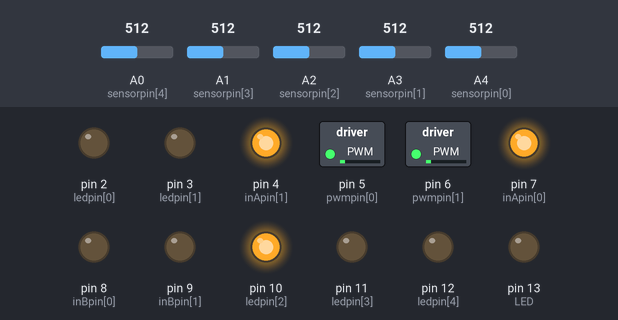
Bench run of a sketch on a simulated Arduino Leonardo, built for the host (arithmetic inside an expression is 32-bit, double 64-bit). On the bench: switched loads named in the sketch (green lamp = pin HIGH), output pins drawn as LEDs (lit = HIGH). The test bench sets the inputs (shaded band); at power-on: A1 (sensorpin[3]) = 512, A2 (sensorpin[2]) = 512, A3 (sensorpin[1]) = 512, A0 (sensorpin[4]) = 512, A4 (sensorpin[0]) = 512. What the sketch prints to the serial monitor is not drawn.

Above: at 6.2 s.
6.3 s: A1 (sensorpin[3]) set to 716
At 7.2 s:
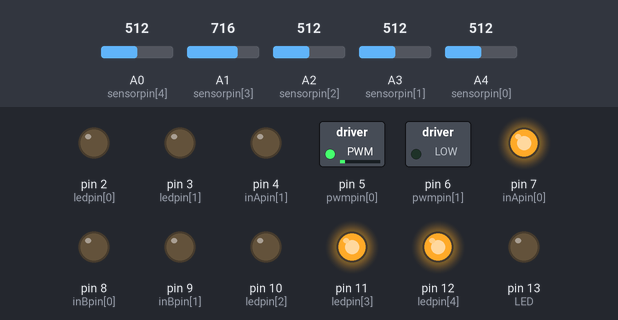
7.8 s: A2 (sensorpin[2]) set to 706
9.3 s: A2 (sensorpin[2]) set to 734
At 10.5 s:
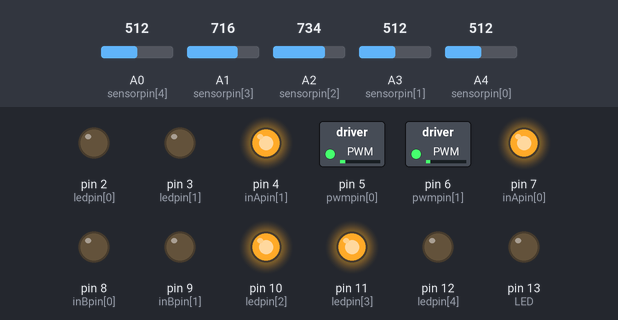
10.8 s: A3 (sensorpin[1]) set to 992
At 11.8 s:
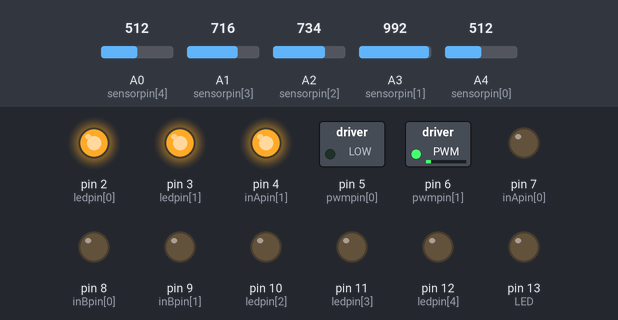
12.3 s: A1 (sensorpin[3]) set to 992
At 12.9 s:
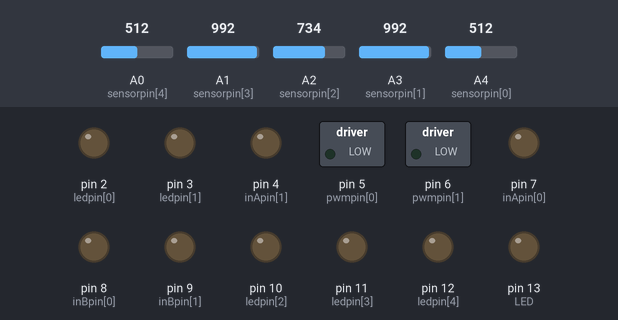
13.8 s: A1 (sensorpin[3]) set to 306
At 14.1 s:
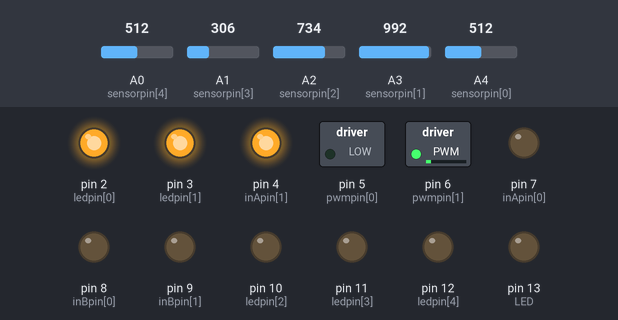
Timing chart, 0 to 16.3 s (numbered marks = the images above; inputs shaded):
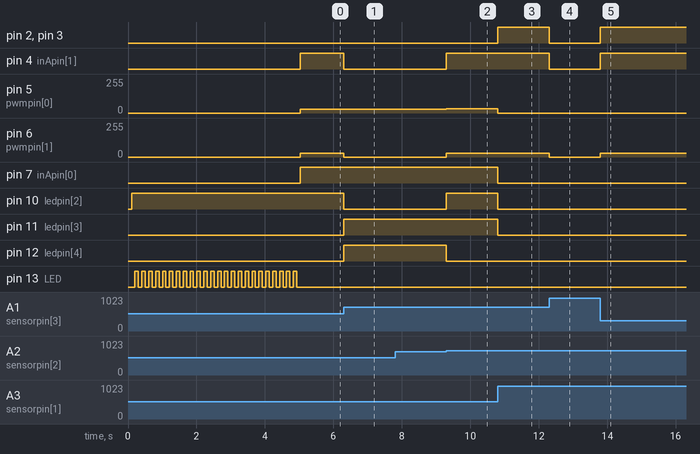

Measured:
- the behaviour switches between 715 and 716 on A2 (sensorpin[2]) (found by bisection; images 1 and 2)
- after the input at 6.3 s, pin 4 (inApin[1]), pin 10 (ledpin[2]): HIGH → LOW at once; pin 6 (pwmpin[1]): 30/255 → 0/255 at once; pin 11 (ledpin[3]), pin 12 (ledpin[4]): LOW → HIGH at once
- after the input at 7.8 s, every drawn part: stays the same
- after the input at 9.3 s, pin 4 (inApin[1]), pin 10 (ledpin[2]): LOW → HIGH at once; pin 5 (pwmpin[0]): 30/255 → 33/255 at once; pin 6 (pwmpin[1]): 0/255 → 27/255 at once; pin 12 (ledpin[4]): HIGH → LOW at once
- after the input at 10.8 s, pin 2 (ledpin[0]), pin 3 (ledpin[1]): LOW → HIGH at once; pin 5 (pwmpin[0]): 33/255 → 0/255 at once; pin 6 (pwmpin[1]): 27/255 → 30/255 at once; pin 7 (inApin[0]), pin 10 (ledpin[2]), pin 11 (ledpin[3]): HIGH → LOW at once
- after the input at 12.3 s, pin 2 (ledpin[0]), pin 3 (ledpin[1]), pin 4 (inApin[1]): HIGH → LOW at once; pin 6 (pwmpin[1]): 30/255 → 0/255 at once
- after the input at 13.8 s, pin 2 (ledpin[0]), pin 3 (ledpin[1]), pin 4 (inApin[1]): LOW → HIGH at once; pin 6 (pwmpin[1]): 0/255 → 30/255 at once

The sketch:

robot.ino
```cpp
/*
GODEPAGE WIN-1251
Ðîáîò, äâèæóùèéñÿ ïî ëèíèè
Arduino MEGA2560-UNO & MotorMonster shield
(c) sslobodyan@ya.ru for Mihaletto
2017
*/

#define VERSION 0.18
//#define TEST_DRIVE  // ðàñêîììåíòèðîâàòü ýòó ñòðîêó äëÿ âêëþ÷åíèÿ òåñòäðàéâà
//#define DEBUG_DELTA // ðàñêîììåíòèðîâàòü ýòó ñòðîêó äëÿ îòëàäêè ïîäðóëèâàíèÿ íà ïðÿìîé

#define SERIAL_DEBUG	// çàêîìåíòèðîâàòü äëÿ îòêëþ÷åíèÿ âûâîäà â ñåðèàë îòëàäî÷íîé èíôîðìàöèè

#if defined(SERIAL_DEBUG) // âêëþ÷èòü âûâîä îòëàäêè â íóæíûé ñåðèàë
	#if defined(__AVR_ATmega1280__) || defined(__AVR_ATmega2560__)
		#define  DPRINT(...) Serial1.print(__VA_ARGS__)  // íà êàêîé ïîðò ïîéäåò îòëàäêà êîìàíä äëÿ MEGA2560
		#define  DPRINTLN(...) Serial1.println(__VA_ARGS__)
		#define  DBEGIN(...) Serial1.begin(__VA_ARGS__)
	#else
		#define  DPRINT(...) Serial.print(__VA_ARGS__)  // íà êàêîé ïîðò ïîéäåò îòëàäêà êîìàíä äëÿ UNO
		#define  DPRINTLN(...) Serial.println(__VA_ARGS__)
		#define  DBEGIN(...) Serial1.begin(__VA_ARGS__)
	#endif
#else // Îòêëþ÷àåì âûâîä íå íóæíîé îòëàäêè â ñåðèàë
	#define  DPRINT(...) //
	#define  DPRINTLN(...) //
	#define  DBEGIN(...) //
#endif

#define LED 13

#define SPEED 30 // ñêîðîñòü äâèæåíèÿ îò 1 äî 255, 0-âñåãäà ñòîèì
#define PERCENT_SPEED 12 // íà ñêîëüêî ìàêñèìàëüíî ïðîöåíòîâ óñêîðÿòü/ïîäòîðìàæèâàòü êîëåñî ïðè äâèæåíèè âïåðåä äëÿ ïîäðóëèâàíèÿ
#define KOEF_DELTA 0.1f // íàäî ïîäîáðàòü ïî ôàêòó
#define TIME_CROSS_LED 500 // ìèëèñåêóíä ãîðåíèÿ ñâåòîäèîäà íàéäåííîãî ïåðåêðåñòêà
#define START_TIME 50 // 5 ñåêóíä (ïî 0.1ñåê) íà óñòàíîâêó ðîáîòà íà ëèíèþ ïîñëå âêëþ÷åíèÿ

/* ðåæèìû äâèæåíèÿ ðîáîòà */
#define FORWARD 0
#define TURN_LEFT 1
#define TURN_RIGHT 2
#define STOP 3
#define Backward 4

#define BRAKEVCC 0
#define CW   1
#define CCW  2
#define BRAKEGND 3

#define LEFT 0 // ëåâûé ìîòîð
#define RIGHT 1 // ïðàâûé ìîòîð

#define WHITE 0 // áåëîå ïîëå
#define BLACK 1 // ÷åðíàÿ ëèíèÿ

/* Îïðåäåëåíèå ïîäêëþ÷åíèÿ ïèíîâ ìîòîðøèëäà: ñíà÷àëà ËÅÂÛÉ, çàòåì ÏÐÀÂÛÉ ìîòîð */
int inApin[2] = {7, 4}; // INA: ïî ÷àñîâîé
int inBpin[2] = {8, 9}; // INB: ïðîòèâ ÷àñîâîé
int pwmpin[2] = {5, 6}; // PWM: ñêîðîñòü

String line_state;
int Delta=0; // äèôôåðåíöèàë ñêîðîñòåé êîëåñ. <0 äîâîðîò âëåâî, >0 äîâîðîò âïðàâî, 0=ñêîðîñòè îäèíàêîâûå

#define SENSOR_CNT 5
#define CENTER 2 // öåíòðàëüíûé ñåíñîð

int sensorpin[SENSOR_CNT] = {A4, A3, A2, A1, A0}; // äàò÷èêè ëèíèè ÑËÅÂÀ ÍÀÏÐÀÂÎ åñëè ñìîòðåòü íà ðîáîòà ÑÂÅÐÕÓ
int ledpin[SENSOR_CNT] = {2,3,10,11,12}; // ñâåòîäèîäû àíàëîãè÷íî äàò÷èêàì (0-À4, 1-À3 è ò.ä.)

bool sensor[5]; // ëîãè÷åñêèå óðîâíè ñ äàò÷èêîâ
int analog[5]; // àíàëîãîâûå óðîâíè ñ äàò÷èêîâ

byte state; // òåêóùèé ðåæèì äâèæåíèÿ
byte test_mode;

int cross_cnt=0; // ñ÷åò÷èê ïåðåêðåñòêîâ
uint32_t time_cross=0; // âðåìÿ ãîðåíèÿ ñâåòîäèîäà íàëè÷èÿ ïåðåêðåñòêà è "ñëåïîå âðåìÿ"
bool cross=false; // íàåõàëè íà ïåðåêðåñòîê - öåíòð íà ïîëîñå è êðàéíèå áîêîâûå íå ìåíåå 0.9 îò öåíòðà

/* Ïðîòîòèïû ôóíêöèé */
void motorStop();
void motorLeft();
void motorRight();
void motorBackward();
void motorFORWARD();
void motor(uint8_t mtr, uint8_t mode, uint8_t spd);
void get_sensors();
void autopilote();
void show_state();
void test_on_cross();
void setPwmFrequency(int pin, int divisor);

///////////////////////////////////////////////////////////////////////

void setup()
{
    DBEGIN(115200);

#if defined(__AVR_ATmega1280__) || defined(__AVR_ATmega2560__)
    DPRINT("Robot MEGA2560  Version ");  DPRINTLN(VERSION);
#else
    DPRINT("Robot UNO  Version ");  DPRINTLN(VERSION);
#endif

  pinMode(LED, OUTPUT);
  digitalWrite(LED, LOW);

  // âñå óïðàâëÿþùèå íà âûâîä
  for (int i=0; i<2; i++)
  {
    pinMode(inApin[i], OUTPUT);
    pinMode(inBpin[i], OUTPUT);
    pinMode(pwmpin[i], OUTPUT);
  }

  // âñå ñâåòîäèîäû íà âûâîä è ïîãàñèòü
  for (int i=0; i<SENSOR_CNT; i++)
  {
    pinMode(ledpin[i], OUTPUT);
		digitalWrite(ledpin[i], WHITE);
		sensor[i] = WHITE;
  }

	// óñòàíîâèì ÷àñòîòó ØÈÌ äëÿ âûâîäîâ óïðàâëåíèÿ ñêîðîñòüþ
	setPwmFrequency(pwmpin[0], 8);  // 16000000 / 256 / 2 / 8 = 3,9KHz
	setPwmFrequency(pwmpin[1], 8);  // ñòàíäàðòíî ñòîèò äåëèòåëü 64 -> 490 Ãö

  motorStop();
	show_state();

	DPRINT("Waiting ");
	for (byte i=0; i<START_TIME; i++) {
		delay(100);
	  DPRINT(".");
		get_sensors(); // ïîêàçûâàåì êàê äàò÷èêè âèäÿò ëèíèþ
		digitalWrite( LED, i%2 );
	}
	DPRINTLN(" Let's GO !!!");
	digitalWrite( LED, LOW );

}

void motorStop()
/*
  Îñòàíîâêà ñ áëîêèðîâàíèåì ê çåìëå
*/
{
  motor(LEFT, BRAKEGND, 0);
  motor(RIGHT, BRAKEGND, 0);
  state = STOP;
	Delta = 0;
}

void motorFORWARD()
/*
  Äâèãàåìñÿ âïåðåä
*/
{
  motor(LEFT, CW, SPEED+Delta);
  motor(RIGHT, CW, SPEED-Delta);
  state = FORWARD;
}

void motorBackward()
/*
  Äâèãàåìñÿ íàçàä
*/
{
  motor(LEFT, CCW, SPEED);
  motor(RIGHT, CCW, SPEED);
  state = Backward;
	Delta = 0;
}

void motorLeft()
/*
  Ïîâîðà÷èâàåì âëåâî
*/
{
  motor(LEFT, BRAKEGND, 0);
  motor(RIGHT, CW, SPEED);
  state = TURN_LEFT;
	Delta = 0;
}

void motorRight()
/*
  Ïîâîðà÷èâàåì íàïðàâî
*/
{
  motor(LEFT, CW, SPEED);
  motor(RIGHT, BRAKEGND, 0);
  state = TURN_RIGHT;
	Delta = 0;
}


void motor(uint8_t mtr, uint8_t mode, uint8_t spd)
/* Óïðàâëåíèå îòäåëüíûì ìîòîðîì
 mtr: íîìåð ìîòîðà
 mode: ðåæèì ðàáîòû ìîòîðà
     BRAKEVCC:  ñòîï ê ïèòàíèþ
     CW:        ïî ÷àñîâîé
     CCW:       ïðîòèâ ÷àñîâîé
     BRAKEGND:  ñòîï ê çåìëå
 spd: ñêîðîñòü 0-255
*/
{
  if (mtr <= 1) {
    switch (mode) {
      case BRAKEVCC:
            digitalWrite(inApin[mtr], HIGH);
            digitalWrite(inBpin[mtr], HIGH);
            break;
      case CW:
            digitalWrite(inApin[mtr], HIGH);
            digitalWrite(inBpin[mtr], LOW);
            break;
      case CCW:
            digitalWrite(inApin[mtr], LOW);
            digitalWrite(inBpin[mtr], HIGH);
            break;
      case BRAKEGND:
            digitalWrite(inApin[mtr], LOW);
            digitalWrite(inBpin[mtr], LOW);
            break;
      default: ;
    }
  }
  analogWrite(pwmpin[mtr], spd);
}

void setPwmFrequency(int pin, int divisor) {
/* óñòàíàâëèâàåì ÷àñòîòó ØÈÌ íà íóæíîì ïèíå, óêàçûâàÿ äåëèòåëü 1,8,64,256,1024 */
  byte mode;
  if(pin == 5 || pin == 6 || pin == 9 || pin == 10) {
    switch(divisor) {
      case 1: mode = 0x01; break;
      case 8: mode = 0x02; break;
      case 64: mode = 0x03; break;
      case 256: mode = 0x04; break;
      case 1024: mode = 0x05; break;
      default: return;
    }
#if defined(__AVR_ATmega1280__) || defined(__AVR_ATmega2560__)
		switch (pin) {
			case 5: TCCR3B = TCCR3B & 0b11111000 | mode; break;
			case 6: TCCR4B = TCCR4B & 0b11111000 | mode; break;
			case 9: ;
			case 10: TCCR2B = TCCR2B & 0b11111000 | mode; break;
		}
#else
    if(pin == 5 || pin == 6) {
      TCCR0B = TCCR0B & 0b11111000 | mode;
    } else {
      TCCR1B = TCCR1B & 0b11111000 | mode;
    }
#endif
  } else if(pin == 3 || pin == 11) {
    switch(divisor) {
      case 1: mode = 0x01; break;
      case 8: mode = 0x02; break;
      case 32: mode = 0x03; break;
      case 64: mode = 0x04; break;
      case 128: mode = 0x05; break;
      case 256: mode = 0x06; break;
      case 1024: mode = 0x07; break;
      default: return;
    }
#if defined(__AVR_ATmega1280__) || defined(__AVR_ATmega2560__)
		switch (pin) {
			case 3: TCCR3B = TCCR3B & 0b11111000 | mode; break;
			case 11: TCCR1B = TCCR1B & 0b11111000 | mode; break;
		}
#else
		TCCR2B = TCCR2B & 0b11111000 | mode;
#endif
  }
}

void get_sensors()
/* ÷òî ïîä äàò÷èêîì - ïîëå ëèáî ïîëîñà */
{
  for (byte i=0; i<SENSOR_CNT; i++) {
    analog[i] = analogRead( sensorpin[i] );
		sensor[i] = WHITE; // âûêëþ÷àåì âñå ñâåòîäèîäû
  }

	if ( (analog[CENTER] >= analog[CENTER-1]) && (analog[CENTER] >= analog[CENTER+1]) ) {
		// öåíòðàëüíûé âèäèò òåìíåå ïîëîñó ÷åì ïåðâûå áîêîâûå - èäåì ïî ëèíèè
		sensor[CENTER] = BLACK;
		test_on_cross();
	} else  { // ëèíèÿ ðåçêî ñâåðíóëà (öåíòð óâèäåë áåëîå ïîëå) - ïîâîðîò ïîêàçûâàåì ñàìûìè êðàéíèìè
		if ( analog[CENTER-1] > analog[CENTER+1] ) {
			// ïåðâûé ëåâûé âèäèò òåìíåå ïîëîñó ÷åì ïåðâûé ïðàâûé - îòêëîíèëèñü âëåâî
			sensor[CENTER-2] = BLACK;
		}
		if ( analog[CENTER-1] < analog[CENTER+1] ) {
			sensor[CENTER+2] = BLACK;
		}
	}

	if ( analog[CENTER-1] > analog[CENTER+1] ) {
		// ïåðâûé ëåâûé âèäèò òåìíåå ïîëîñó ÷åì ïåðâûé ïðàâûé - îòêëîíèëèñü âëåâî
		sensor[CENTER-1] = BLACK;
	}
	if ( analog[CENTER-1] < analog[CENTER+1] ) {
		// ïåðâûé ïðàâûé âèäèò òåìíåå ïîëîñó ÷åì ïåðâûé ëåâûé - îòêëîíèëèñü âïðàâî
		sensor[CENTER+1] = BLACK;
	}

  for (byte i=0; i<SENSOR_CNT; i++) {
		digitalWrite (ledpin[i], sensor[i]); // èíäèöèðóåì óðîâåíü ñ ñåíñîðà (ñâåòèò - ÷åðíàÿ ëèíèÿ)
	}
}

void test_drive()
/* òåñò äâèæåíèÿ */
{
	delay(1000);
	switch (test_mode) {
		case 0: motorFORWARD(); break;
		case 1: motorRight(); break;
		case 2: motorLeft(); break;
		case 3: motorStop(); break;
		case 4: motorBackward(); break;
	}
	if (test_mode) test_mode-=1;
	else test_mode=4;
}

void autopilote()
/* àâòîïèëîò äâèæåíèÿ ïî ëèíèè */
{
  if ( sensor[CENTER] == BLACK ) { // èäåì ïî ïîëîñå
		// îïðåäåëÿåì äèôôåðåíöèàë ñêîðîñòåé òàê, ÷òîáû 1 è 3 äàò÷èêè îòäàâàëè îäèíàêîâîå çíà÷åíèå, òî åñòü èäåì òî÷íî ïî öåíòðó
		int err = analog[CENTER-1] - analog[CENTER+1];
		const int max_delta_speed = (int) SPEED * PERCENT_SPEED / 100; // ìàêñèìóì ïðîöåíòîâ äèôôåðåíöèàë
		float f = (float) KOEF_DELTA * abs(err);
		f = constrain( f, 0, max_delta_speed);
		if (err < 0) { // ñïðàâà òåìíåå
			Delta = f; // äîâîðîò âïðàâî
		}
		else {
			Delta = -f; // äîâîðîò âëåâî èëè ïðåêðàòèòü
		}

#ifdef  DEBUG_DELTA
		  DPRINT("Delta=");   DPRINT(Delta);
		  DPRINT(" Left=");   DPRINT(SPEED+Delta);
		  DPRINT(" Right=");   DPRINTLN(SPEED-Delta);
#endif

    motorFORWARD(); // èäåì ïðÿìî
    line_state = "On line ";
  }
  else { // öåíòðàëüíûé äàò÷èê ïîòåðÿë ïîëîñó
    // ïðîâåðÿåì ïðàâûé áîðò
    for (byte i=CENTER+1; i<SENSOR_CNT; i++) {
      if ( sensor[i] == BLACK ) {
        motorRight(); // ïîâîðà÷èâàåì âïðàâî
        line_state = "Line on right ";
        return ;
      }
    }
    // ïðîâåðÿåì ëåâûé áîðò
    for (byte i=0; i<CENTER; i++) {
      if ( sensor[i] == BLACK ) {
        motorLeft(); // ïîâîðà÷èâàåì âëåâî
        line_state = "Line on left ";
        return ;
      }
    }
    // íè îäèí äàò÷èê íå âèäèò ïîëîñó
    motorStop();
    line_state = "Line loose! ";
  }
}

void show_state()
// îòëàäêà ñîñòîÿíèÿ ñåíñîðîâ è íàïðàâëåíèÿ äâèæåíèÿ
{
  DPRINT(" Sensors: ");
  for (byte i=0; i<SENSOR_CNT; i++) {
    DPRINT( analog[i] );
    if ( sensor[i] == WHITE ) {
      DPRINT( "(W)" );
    }
    else DPRINT( "(B)" );
    DPRINT(" \t");
  }
  DPRINT(" > "); DPRINT(line_state); DPRINT(" > ");

  switch (state) {
    case STOP:
          DPRINTLN("Stop");
          break;
    case FORWARD:
          DPRINTLN("VPERED");
          break;
    case TURN_LEFT:
          DPRINTLN("VLEVO");
          break;
    case TURN_RIGHT:
          DPRINTLN("VPRAVO");
          break;
    case Backward:
          DPRINTLN("NAZAD");
          break;
    default: ;
  }
}

void test_on_cross() {
// ïîèñê ïåðåêðåñòêà
	if ( time_cross ) return; // èäåò ñëåïîå âðåìÿ
	if ( (analog[CENTER-2] >= (float) 0.9*analog[CENTER]) && (analog[CENTER+2] >= (float) 0.9*analog[CENTER]) ) {
		if ( !cross ) { // åùå íå áûëè íà ïåðåêðåñòêå
			cross = true;
			time_cross = millis() + TIME_CROSS_LED;
			digitalWrite( LED, HIGH );
 	    DPRINTLN("Cross start");
		}
	} else {
		if ( cross ) { // ñúåçæàåì ñ ïåðåêðåñòêà
			cross = false;
			cross_cnt += 1;
			DPRINT("Cross finish"); DPRINT(" > CROSS_CNT="); DPRINTLN( cross_cnt );
		}
	}
}

////////////////////////////////////////////////////////////////////


void loop()
{

  get_sensors();
  byte old_state = state;

#ifdef TEST_DRIVE
  test_drive();
#else
  autopilote();
#endif

  if ( old_state != state ) {
    show_state();
  }

	if ( time_cross ) {
		if ( millis() > time_cross ) {
			time_cross = 0;
			digitalWrite ( LED, LOW );
		}
	}
}
```
